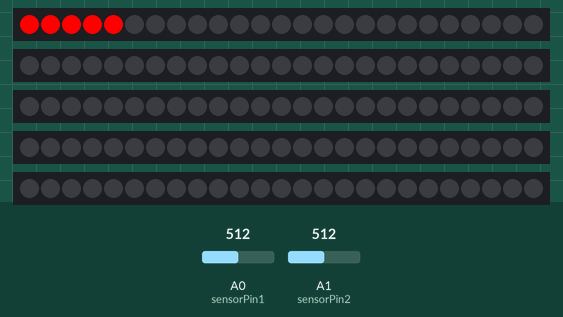
This sketch was run on a simulated ATtiny85, built with avr-gcc and run on an emulated ATtiny85. Parts: 5 × 25 RGB LEDs in strip order, left to right. Inputs (shaded band) come from the test bench; at power-on: A1 (sensorPin2) = 512, A0 (sensorPin1) = 512. The strip is taken to match the declared colour order; random numbers use the default seed unless the sketch sets one; what the sketch prints to the serial monitor is not drawn.

Above: at 1.41 s.
1.6 s: A1 (sensorPin2) set to 332
3.4 s: A1 (sensorPin2) set to 308
At 5.8 s:
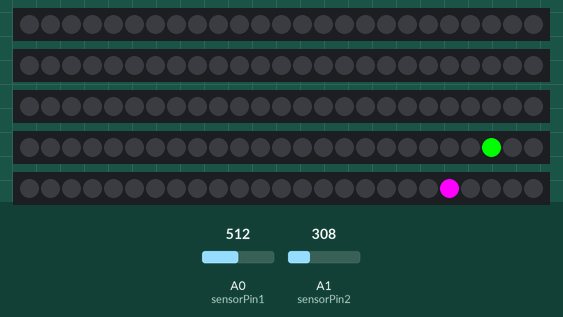
6.4 s: A0 (sensorPin1) set to 306
9.0 s: A1 (sensorPin2) set to 900
12.5 s: A0 (sensorPin1) set to 1023
15.1 s: A0 (sensorPin1) set to 900
Timing chart, 0 to 18.1 s (numbered marks = the images above; inputs shaded):
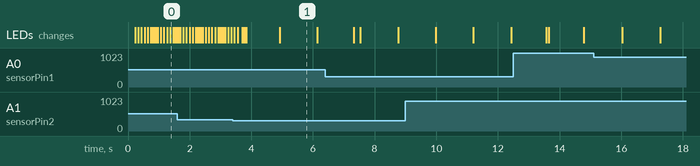

Measured:
- the behaviour switches between 325 and 324 on A1 (sensorPin2) (found by bisection; images 0 and 1)

The sketch:

snake3d.ino
```cpp
#include <Adafruit_NeoPixel.h>
#include <avr/power.h>

// Parameter 1 = number of pixels in strip
// Parameter 2 = Arduino pin number (most are valid)
// Parameter 3 = pixel type flags, add together as needed:
//   NEO_KHZ800  800 KHz bitstream (most NeoPixel products w/WS2812 LEDs)
//   NEO_KHZ400  400 KHz (classic 'v1' (not v2) FLORA pixels, WS2811 drivers)
//   NEO_GRB     Pixels are wired for GRB bitstream (most NeoPixel products)
//   NEO_RGB     Pixels are wired for RGB bitstream (v1 FLORA pixels, not v2)
Adafruit_NeoPixel strip_0 = Adafruit_NeoPixel(25, 3, NEO_RGB + NEO_KHZ800);
Adafruit_NeoPixel strip_1 = Adafruit_NeoPixel(25, 4, NEO_RGB + NEO_KHZ800);
Adafruit_NeoPixel strip_2 = Adafruit_NeoPixel(25, 5, NEO_RGB + NEO_KHZ800);
Adafruit_NeoPixel strip_3 = Adafruit_NeoPixel(25, 6, NEO_RGB + NEO_KHZ800);
Adafruit_NeoPixel strip_4 = Adafruit_NeoPixel(25, 7, NEO_RGB + NEO_KHZ800);

// IMPORTANT: To reduce NeoPixel burnout risk, add 1000 uF capacitor across
// pixel power leads, add 300 - 500 Ohm resistor on first pixel's data input
// and minimize distance between Arduino and first pixel.  Avoid connecting
// on a live circuit...if you must, connect GND first.


#define STATE_IDLE 0
#define STATE_INIT 1
#define STATE_PLAY 2
#define STATE_FINISH 3

#define MAX_RABBITS 6

int game_state;
bool result; //result of game


uint32_t scene[5][5][5];


class Rabbit {

public:
  int pos[3] = {0, 0, 0};

  void setup() {
    pos[0] = random(0,5);
    pos[1] = random(0,5);
    pos[2] = random(0,5);
    scene[pos[0]][pos[1]][pos[2]] = strip_0.Color(0,255,0);
  }
};

class Point {
public:
  void set(int xx, int yy, int zz) {
    x = xx;
    y = yy;
    z = zz;
  }
  int x;
  int y;
  int z;
};

Rabbit rabbit;

class Snake {
private:
  Point body[MAX_RABBITS + 1];
  int start_dir[4] = {0, 0, 1, 1};
  int pos[3] = {0, 0, 0};
  int init_angle[4][4] = { {1, 0, 0, 0},
                      {0, 1, 0, 0},
                      {0, 0, 1, 0},
                      {0, 0, 0, 1} };

  int angle[4][4];


  void xRotPlus() { //Right
    int rotation[4][4] = { { 1, 0, 0, 0},
                           { 0, 0, -1, 0},
                           { 0, 1, 0, 0},
                           { 0, 0, 0, 1}} ;
    int result[4][4];
    rotate(angle, rotation, result);
    copy(result, angle);
  }

  void xRotMinus() { //Left
    int rotation[4][4] = { { 1, 0, 0, 0},
                           { 0, 0, 1, 0},
                           { 0, -1, 0, 0},
                           { 0, 0, 0, 1}} ;
    int result[4][4];
    rotate(angle, rotation, result);
    copy(result, angle);
  }

  void yRotPlus() { //Up
    int rotation[4][4] = { { 0, 0, 1, 0},
                           { 0, 1, 0, 0},
                           { -1, 0, 0, 0},
                           { 0, 0, 0, 1}} ;
    int result[4][4];
    rotate(angle, rotation, result);
    copy(result, angle);
  }

  void yRotMinus() { //Down
    int rotation[4][4] = { { 0, 0, -1, 0},
                           { 0, 1, 0, 0},
                           { 1, 0, 0, 0},
                           { 0, 0, 0, 1}} ;
    int result[4][4];
    rotate(angle, rotation, result);
    copy(result, angle);
  }

  void rotate(int m1[4][4], int m2[4][4], int result[4][4]) {
    for (int i = 0; i < 4; i++) {
      for (int j = 0; j < 4; j++) {
        result[i][j] = 0;
        for (int k = 0; k < 4; k++) {
          result[i][j] += m1[i][k] * m2[k][j];
        }
      }
    }
  }

  void copy(int m1[4][4], int m2[4][4]) {
    for (int i = 0; i < 4; i++) {
      for (int j = 0; j < 4; j++) {
        m2[i][j] = m1[i][j];
      }
    }
  }

  void shfit() {
    for (int i = rabbits; i > 0; i--) {
      body[i] = body[i-1];
    }
    body[0].set(pos[0], pos[1], pos[2]);
  }

  void draw_snake(uint32_t body_color, uint32_t head_color) {
    for (int i = 1; i <= rabbits; i++) {
      scene[body[i].x][body[i].y][body[i].z] = body_color;
    }
    scene[body[0].x][body[0].y][body[0].z] = head_color;
  }

  bool isIntersect() {
    for (int i = 1; i <= rabbits; i++) {
      if (body[0].x == body[i].x && body[0].y == body[i].y && body[0].z == body[i].z) return true;
    }
    return false;
  }

public:
  int rabbits;

  void setup() {

    rabbits = 0;
    pos[0] = 0; pos[1]= 0; pos[2] = 0;

    body[0].set(pos[0],pos[1],pos[2]);
    for (int i = 1; i < MAX_RABBITS; i++) {
      body[i].set(-1,-1,-1);
    }

    copy(init_angle, angle);
    scene[pos[0]][pos[1]][pos[2]] = strip_0.Color(0,0,255);
  }

  void get_dir(int new_dir[4]) {
    for (int i = 0; i < 4; i++) {
      new_dir[i] = 0;
      for (int j = 0; j < 4; j++) {
        new_dir[i] += angle[i][j] * start_dir[j];
      }
    }
  }

  void move() {
    int new_dir[4];
    get_dir(new_dir);
    //scene[pos[0]][pos[1]][pos[2]] = 0;
    draw_snake(0,0);
    pos[0] = pos[0] + new_dir[0];
    if (pos[0] >= 5) pos[0] = 0;
    if (pos[0] <= -1) pos[0] = 4;

    pos[1] = pos[1] + new_dir[1];
    if (pos[1] >= 5) pos[1] = 0;
    if (pos[1] <= -1) pos[1] = 4;

    pos[2] = pos[2] + new_dir[2];
    if (pos[2] >= 5) pos[2] = 0;
    if (pos[2] <= -1) pos[2] = 4;
    if (check_rabbit(rabbit)) {
      rabbits++;
      rabbit.setup();
    }
    shfit();
    if (isIntersect()) {
      draw_snake(strip_0.Color(255,0,0), strip_0.Color(255,0,0) );
      result = false;
      game_state = STATE_FINISH;
    } else {
    //scene[pos[0]][pos[1]][pos[2]] = strip_0.Color(0,0,255);
      draw_snake(strip_0.Color(0,0,255), strip_0.Color(255,0,255) );
    }
  }

  bool check_rabbit(Rabbit rabbit) {
    return (pos[0] == rabbit.pos[0] &&
            pos[1] == rabbit.pos[1] &&
            pos[2] == rabbit.pos[2]);
  }

  void set_dir(int dir) {
    switch(dir) {
      case 1:
        yRotPlus();
        break;
      case 2:
        xRotMinus();
        break;
      case 3:
        yRotMinus();
        break;
      case 4:
        xRotPlus();
        break;
    }
  }
};


Snake snake;

void setup() {
  // This is for Trinket 5V 16MHz, you can remove these three lines if you are not using a Trinket
#if defined (__AVR_ATtiny85__)
  if (F_CPU == 16000000) clock_prescale_set(clock_div_1);
#endif
  // End of trinket special code
  Serial.begin(9600);

  strip_0.begin();
  strip_1.begin();
  strip_2.begin();
  strip_3.begin();
  strip_4.begin();
  strip_0.show(); // Initialize all pixels to 'off'
  strip_1.show();
  strip_2.show();
  strip_3.show();
  strip_4.show();

  game_state = STATE_IDLE;

}

int get_signal() {
  int sensorPin1 = A0;
  int sensorPin2= A1;
  int axis1 = 0;
  int axis2 = 0;
  int thrHold = 200;
  int normalizer = 524;
  double phi = 0;
  double r_com = 1;
  int command;


  axis1 = analogRead(sensorPin1);
  axis1 -= normalizer;
  axis2 = analogRead(sensorPin2);
  axis2 -= normalizer;

  r_com = sqrt(pow(axis1,2) + pow(axis2,2));
  if(axis2 > 0) phi = acos(axis1 / r_com);
  else phi = 2*PI - acos(axis1 / r_com);

  if (r_com > thrHold){
    if (phi < PI/4)  command = 1;
    else if (phi < 3*PI/4)  command = 2;
    else if (phi < 5*PI/4)  command = 3;
    else if (phi < 7*PI/4)  command = 4;
    else command = 1;
  }
  else command = 0;
  return command;
}


void loop() {
  int sg = get_signal();
  //Serial.print("  Signal ");
  Serial.print(sg);
  //Serial.print(game_state);
  switch(game_state) {
    case STATE_IDLE :
      if (sg == 0) {
        idle_state();
      } else {
        game_state = STATE_INIT;
      }
      break;

    case STATE_INIT:
      init_game();
      game_state = STATE_PLAY;
      break;

    case STATE_PLAY:
      //game logic
      snake.set_dir(sg);
      snake.move();
      update_scene();
      delay(1000);
      if (snake.rabbits >= MAX_RABBITS) {
        game_state = STATE_FINISH;
        result = true;
      }
      break;

    case STATE_FINISH:
      //final screen
      if (result) {
        //rainbow(20);
        splash();
      } else {
        fill_screen(strip_0.Color(255,0,0));
        delay(600);
        fill_screen(0);
        delay(200);
        fill_screen(strip_0.Color(255,0,0));
      }
      fill_screen(0);
      game_state = STATE_IDLE;
      break;
  }
}


void idle_state() {
  fill_screen(0);
    //for (int i = 0; i < 5; i++) {
    //  for (int j = 0; j < 5; j ++) {
        for (int k = 0; k < 5; k++) {
           set3dpix(k,0,0 , strip_0.Color(255,0,0));
           delay(100);
        }
      //}
    //}
}

void init_game() {
  result = false;
  snake.setup();
  rabbit.setup();
}


void fill_screen(uint32_t color) {
  for (int i = 0; i < 5; i++) {
      for (int j = 0; j < 5; j ++) {
        for (int k = 0; k < 5; k++) {
           scene[i][j][k] = color;
           set3dpix(i,j,k, scene[i][j][k]);
        }
      }
   }
}

void update_scene() {
  for (int i = 0; i < 5; i++) {
      for (int j = 0; j < 5; j ++) {
        for (int k = 0; k < 5; k++) {
           set3dpix(i,j,k, scene[i][j][k]);
        }
      }
   }
}

void set3dpix(uint16_t x, uint16_t y, uint16_t z, uint32_t color) {
  switch (z) {
    case 0:
      if (y % 2 == 0) {
        strip_0.setPixelColor(x + y * 5, color);
      } else {
        strip_0.setPixelColor(y * 5 + 4 - x, color);
      }
      strip_0.show();
      break;
    case 1:
      if (y % 2 == 0) {
        strip_1.setPixelColor(x + 5 * y, color);
      } else {
        strip_1.setPixelColor(y * 5 + 4 - x, color);
      }
      strip_1.show();
      break;
    case 2:
      if (y % 2 == 0) {
        strip_2.setPixelColor(x + 5 * y, color);
      } else {
        strip_2.setPixelColor(y * 5 + 4 - x, color);
      }
      strip_2.show();
      break;
    case 3:
      if (y % 2 == 0) {
        strip_3.setPixelColor(x + 5 * y, color);
      } else {
        strip_3.setPixelColor(y * 5 + 4 - x, color);
      }
      strip_3.show();
      break;
    case 4:
      if (y % 2 == 0) {
        strip_4.setPixelColor(x + 5 * y, color);
      } else {
        strip_4.setPixelColor(y * 5 + 4 - x, color);
      }
      strip_4.show();
      break;
  }
}

void splash() {
  // Some example procedures showing how to display to the pixels:

  colorWipe(strip_0.Color(255, 0, 0), 50); // Red
  colorWipe(strip_0.Color(0, 255, 0), 50); // Green
  colorWipe(strip_0.Color(0, 0, 255), 50); // Blue
  // Send a theater pixel chase in...
  theaterChase(strip_0.Color(127, 127, 127), 50); // White
  theaterChase(strip_0.Color(127,   0,   0), 50); // Red
  theaterChase(strip_0.Color(  0,   0, 127), 50); // Blue

}

// Fill the dots one after the other with a color
void colorWipe(uint32_t c, uint8_t wait) {
  for(uint16_t i=0; i<25; i++) {
      strip_0.setPixelColor(i, c);
      strip_0.show();
      strip_1.setPixelColor(i, c);
      strip_1.show();
      strip_2.setPixelColor(i, c);
      strip_2.show();
      strip_3.setPixelColor(i, c);
      strip_3.show();
      strip_4.setPixelColor(i, c);
      strip_4.show();

      delay(wait);
  }
}


//Theatre-style crawling lights.
void theaterChase(uint32_t c, uint8_t wait) {
  for (int j=0; j<10; j++) {  //do 10 cycles of chasing
    for (int q=0; q < 3; q++) {
      for (int i=0; i < 25; i=i+3) {
        strip_0.setPixelColor(i+q, c);
        strip_1.setPixelColor(i+q, c);
        strip_2.setPixelColor(i+q, c);
        strip_3.setPixelColor(i+q, c);
        strip_4.setPixelColor(i+q, c);//turn every third pixel on
      }
    strip_0.show();
    strip_1.show();
    strip_2.show();
    strip_3.show();
    strip_4.show();

      delay(wait);

      for (int i=0; i < 25; i=i+3) {
        strip_0.setPixelColor(i+q, 0);
        strip_1.setPixelColor(i+q, 0);
        strip_2.setPixelColor(i+q, 0);
        strip_3.setPixelColor(i+q, 0);
        strip_4.setPixelColor(i+q, 0);
        //turn every third pixel off
      }
    }
  }
}
```
